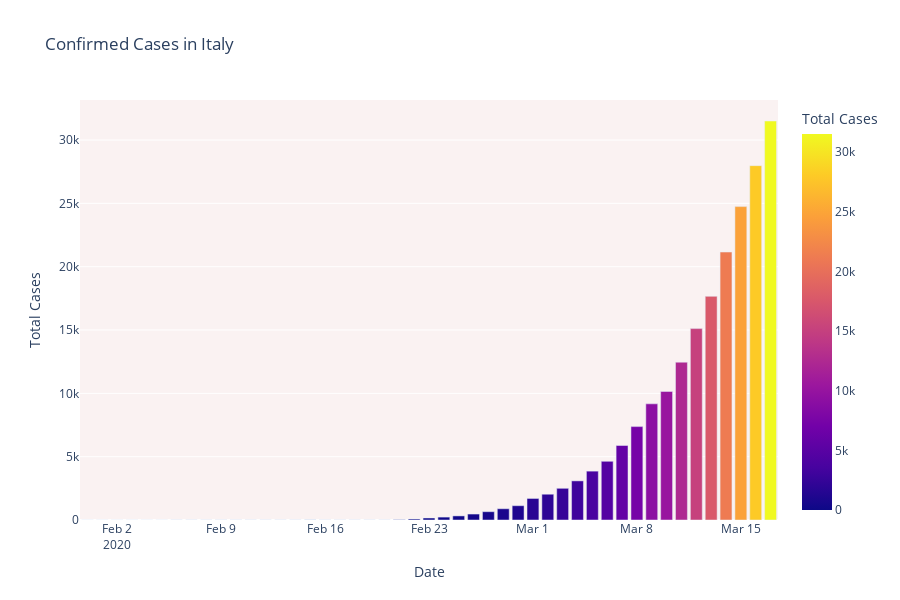
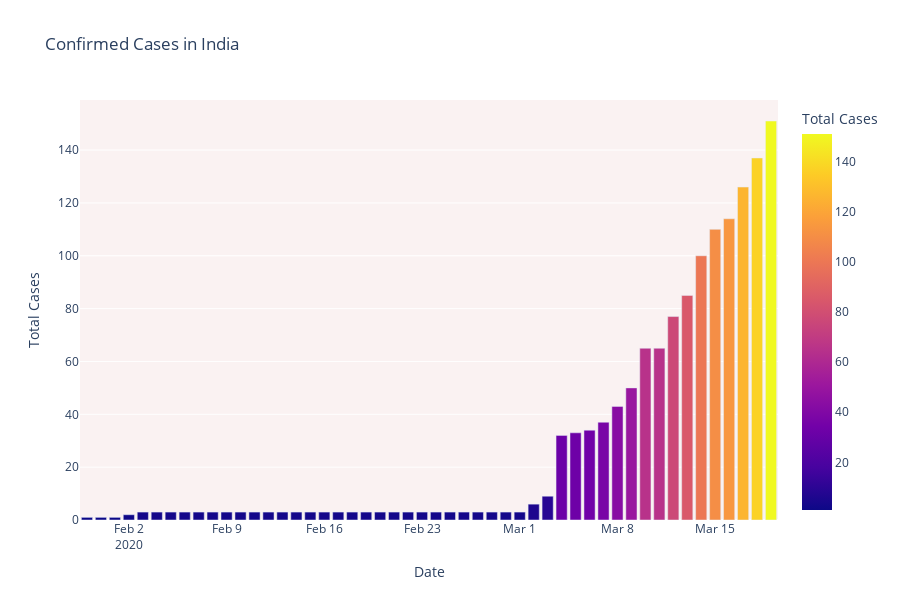

Notebook source saved alongside these figures, in order:
### Code cell
dbd_India = pd.read_excel(r'C:\Users\HP\Desktop\coronavirus-cases-in-india\per_day_cases.xlsx',sheet_name='India')
dbd_Italy = pd.read_excel(r'C:\Users\HP\Desktop\coronavirus-cases-in-india\per_day_cases.xlsx',sheet_name="Italy")
fig = px.bar(dbd_Italy, x="Date", y="Total Cases", color='Total Cases', orientation='v', height=600,
             title='Confirmed Cases in Italy', color_discrete_sequence = px.colors.cyclical.mygbm)

fig.update_layout(plot_bgcolor='rgb(250, 242, 242)')
fig.show()

fig = px.bar(dbd_India, x="Date", y="Total Cases", color='Total Cases', orientation='v', height=600,
             title='Confirmed Cases in India', color_discrete_sequence = px.colors.cyclical.mygbm)

fig.update_layout(plot_bgcolor='rgb(250, 242, 242)')
fig.show()

### Figure 1 — Plotly figure (JSON) as saved in the notebook; plotly's stock layout.template omitted (floating-point values rounded to 4 significant figures)
{"data": [{"alignmentgroup": "True", "hoverlabel": {"namelength": 0}, "hovertemplate": "Date=%{x}<br>Total Cases=%{marker.color}", "legendgroup": "", "marker": {"color": [2, 2, 2, 2, 2, 2, 3, 3, 3, 3, 3, 3, 3, 3, 3, 3, 3, 3, 3, 3, 3, 3, 20, 79, 157, 229, 323, 470, 655, 889, 1128, 1701, 2036, 2502, 3089, 3858, 4636, 5883, 7375, 9172, 10149, 12462, 15113, 17660, 21157, 24747, 27980, 31506], "coloraxis": "coloraxis"}, "name": "", "offsetgroup": "", "orientation": "v", "showlegend": false, "textposition": "auto", "type": "bar", "x": ["2020-01-31T00:00:00", "2020-02-01T00:00:00", "2020-02-02T00:00:00", "2020-02-03T00:00:00", "2020-02-04T00:00:00", "2020-02-05T00:00:00", "2020-02-06T00:00:00", "2020-02-07T00:00:00", "2020-02-08T00:00:00", "2020-02-09T00:00:00", "2020-02-10T00:00:00", "2020-02-11T00:00:00", "2020-02-12T00:00:00", "2020-02-13T00:00:00", "2020-02-14T00:00:00", "2020-02-15T00:00:00", "2020-02-15T00:00:00", "2020-02-16T00:00:00", "2020-02-17T00:00:00", "2020-02-18T00:00:00", "2020-02-19T00:00:00", "2020-02-20T00:00:00", "2020-02-21T00:00:00", "2020-02-22T00:00:00", "2020-02-23T00:00:00", "2020-02-24T00:00:00", "2020-02-25T00:00:00", "2020-02-26T00:00:00", "2020-02-27T00:00:00", "2020-02-28T00:00:00", "2020-02-29T00:00:00", "2020-03-01T00:00:00", "2020-03-02T00:00:00", "2020-03-03T00:00:00", "2020-03-04T00:00:00", "2020-03-05T00:00:00", "2020-03-06T00:00:00", "2020-03-07T00:00:00", "2020-03-08T00:00:00", "2020-03-09T00:00:00", "2020-03-10T00:00:00", "2020-03-11T00:00:00", "2020-03-12T00:00:00", "2020-03-13T00:00:00", "2020-03-14T00:00:00", "2020-03-15T00:00:00", "2020-03-16T00:00:00", "2020-03-17T00:00:00"], "xaxis": "x", "y": [2, 2, 2, 2, 2, 2, 3, 3, 3, 3, 3, 3, 3, 3, 3, 3, 3, 3, 3, 3, 3, 3, 20, 79, 157, 229, 323, 470, 655, 889, 1128, 1701, 2036, 2502, 3089, 3858, 4636, 5883, 7375, 9172, 10149, 12462, 15113, 17660, 21157, 24747, 27980, 31506], "yaxis": "y"}], "layout": {"barmode": "relative", "coloraxis": {"colorbar": {"title": {"text": "Total Cases"}}, "colorscale": [[0, "#0d0887"], [0.1111, "#46039f"], [0.2222, "#7201a8"], [0.3333, "#9c179e"], [0.4444, "#bd3786"], [0.5556, "#d8576b"], [0.6667, "#ed7953"], [0.7778, "#fb9f3a"], [0.8889, "#fdca26"], [1, "#f0f921"]]}, "height": 600, "legend": {"tracegroupgap": 0}, "plot_bgcolor": "rgb(250, 242, 242)", "title": {"text": "Confirmed Cases in Italy"}, "xaxis": {"anchor": "y", "domain": [0, 1], "title": {"text": "Date"}}, "yaxis": {"anchor": "x", "domain": [0, 1], "title": {"text": "Total Cases"}}}}

### Figure 2 — Plotly figure (JSON) as saved in the notebook; plotly's stock layout.template omitted (floating-point values rounded to 4 significant figures)
{"data": [{"alignmentgroup": "True", "hoverlabel": {"namelength": 0}, "hovertemplate": "Date=%{x}<br>Total Cases=%{marker.color}", "legendgroup": "", "marker": {"color": [1, 1, 1, 2, 3, 3, 3, 3, 3, 3, 3, 3, 3, 3, 3, 3, 3, 3, 3, 3, 3, 3, 3, 3, 3, 3, 3, 3, 3, 3, 3, 3, 6, 9, 32, 33, 34, 37, 43, 50, 65, 65, 77, 85, 100, 110, 114, 126, 137, 151], "coloraxis": "coloraxis"}, "name": "", "offsetgroup": "", "orientation": "v", "showlegend": false, "textposition": "auto", "type": "bar", "x": ["2020-01-30T00:00:00", "2020-01-31T00:00:00", "2020-02-01T00:00:00", "2020-02-02T00:00:00", "2020-02-03T00:00:00", "2020-02-04T00:00:00", "2020-02-05T00:00:00", "2020-02-06T00:00:00", "2020-02-07T00:00:00", "2020-02-08T00:00:00", "2020-02-09T00:00:00", "2020-02-10T00:00:00", "2020-02-11T00:00:00", "2020-02-12T00:00:00", "2020-02-13T00:00:00", "2020-02-14T00:00:00", "2020-02-15T00:00:00", "2020-02-16T00:00:00", "2020-02-17T00:00:00", "2020-02-18T00:00:00", "2020-02-19T00:00:00", "2020-02-20T00:00:00", "2020-02-21T00:00:00", "2020-02-22T00:00:00", "2020-02-23T00:00:00", "2020-02-24T00:00:00", "2020-02-25T00:00:00", "2020-02-26T00:00:00", "2020-02-27T00:00:00", "2020-02-28T00:00:00", "2020-02-29T00:00:00", "2020-03-01T00:00:00", "2020-03-02T00:00:00", "2020-03-03T00:00:00", "2020-03-04T00:00:00", "2020-03-05T00:00:00", "2020-03-06T00:00:00", "2020-03-07T00:00:00", "2020-03-08T00:00:00", "2020-03-09T00:00:00", "2020-03-10T00:00:00", "2020-03-11T00:00:00", "2020-03-12T00:00:00", "2020-03-13T00:00:00", "2020-03-14T00:00:00", "2020-03-15T00:00:00", "2020-03-16T00:00:00", "2020-03-17T00:00:00", "2020-03-18T00:00:00", "2020-03-19T00:00:00"], "xaxis": "x", "y": [1, 1, 1, 2, 3, 3, 3, 3, 3, 3, 3, 3, 3, 3, 3, 3, 3, 3, 3, 3, 3, 3, 3, 3, 3, 3, 3, 3, 3, 3, 3, 3, 6, 9, 32, 33, 34, 37, 43, 50, 65, 65, 77, 85, 100, 110, 114, 126, 137, 151], "yaxis": "y"}], "layout": {"barmode": "relative", "coloraxis": {"colorbar": {"title": {"text": "Total Cases"}}, "colorscale": [[0, "#0d0887"], [0.1111, "#46039f"], [0.2222, "#7201a8"], [0.3333, "#9c179e"], [0.4444, "#bd3786"], [0.5556, "#d8576b"], [0.6667, "#ed7953"], [0.7778, "#fb9f3a"], [0.8889, "#fdca26"], [1, "#f0f921"]]}, "height": 600, "legend": {"tracegroupgap": 0}, "plot_bgcolor": "rgb(250, 242, 242)", "title": {"text": "Confirmed Cases in India"}, "xaxis": {"anchor": "y", "domain": [0, 1], "title": {"text": "Date"}}, "yaxis": {"anchor": "x", "domain": [0, 1], "title": {"text": "Total Cases"}}}}
